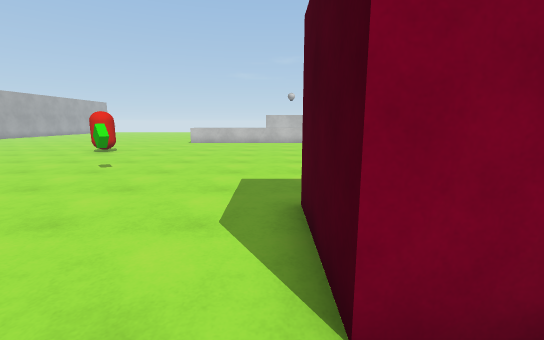
view 1 (above)

23 first-person views from a walk through a Unity game level. The camera is 1.4 m above the floor, tilts 10° down and sees 90° across. The floor is counted in squares, 1 m on a side. Each view is taken from the middle of a square. On the plan, view 1 faces up. The plan holds only what a view shows up to about 13 squares ahead; the rest is blank. The place goes on beyond the plan. The player is left out. Surface patterns are stand-ins for the level's own textures.

view 2
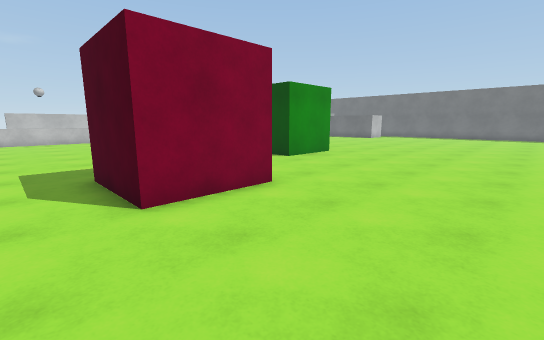

view 3
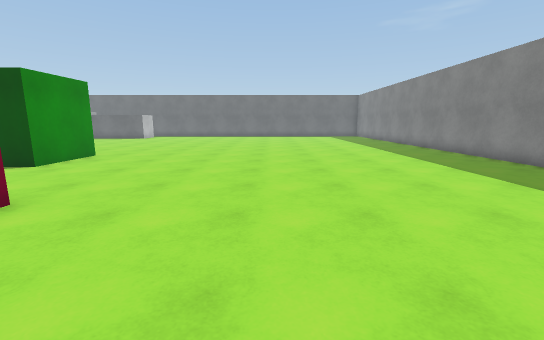

view 4
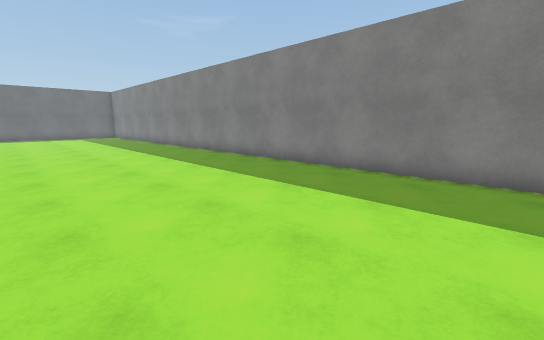

view 5
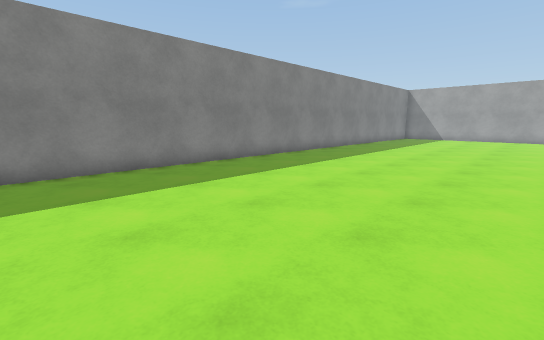

view 6
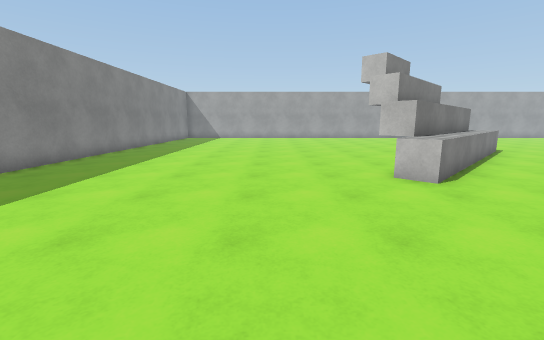

view 7
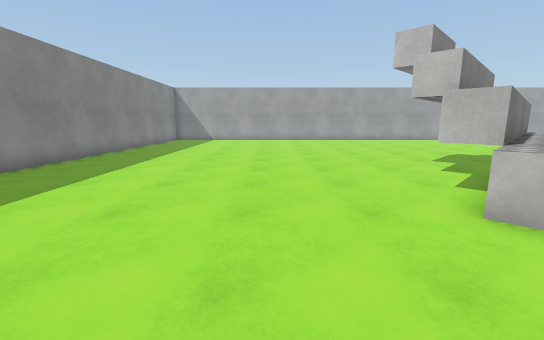

view 8
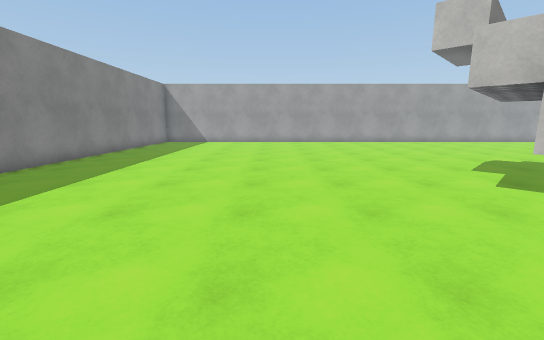

view 9
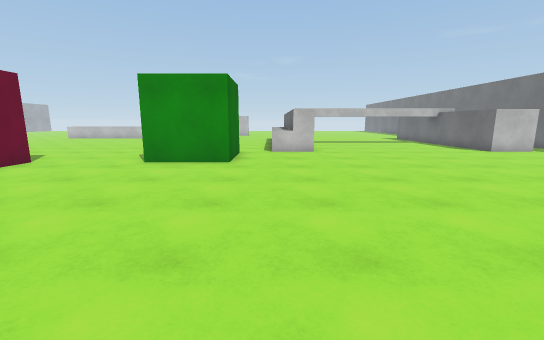

view 10
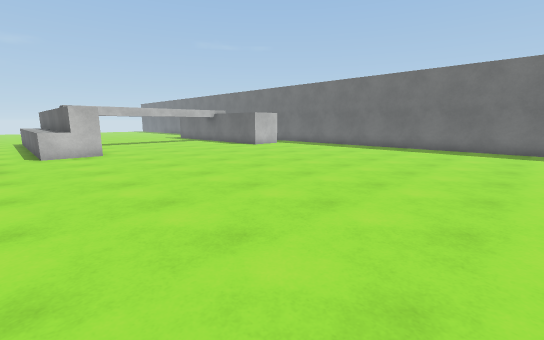

view 11
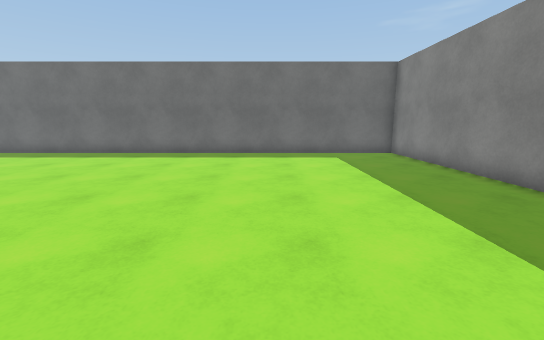

view 12
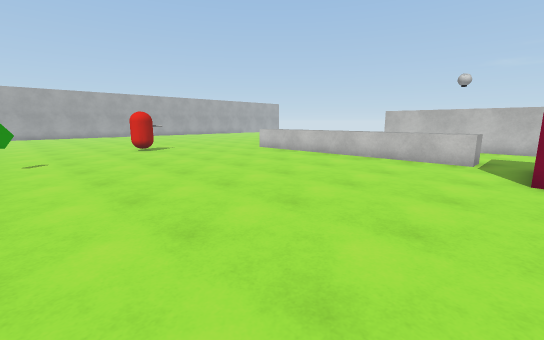

view 13
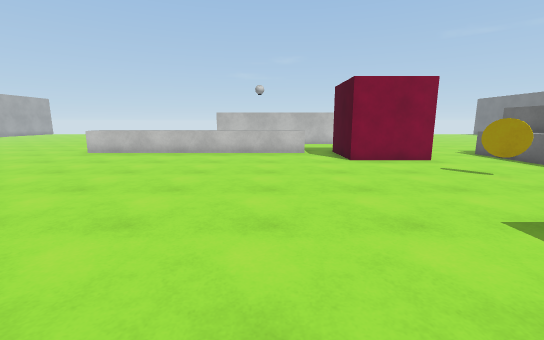

view 14
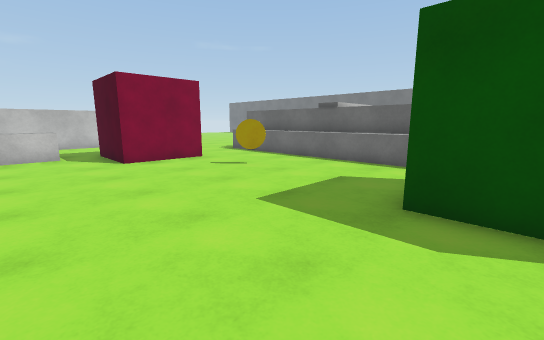

view 15
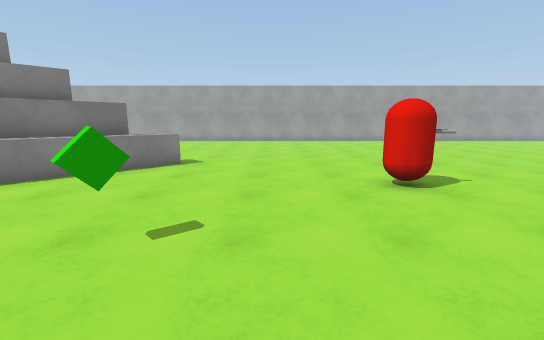

view 16
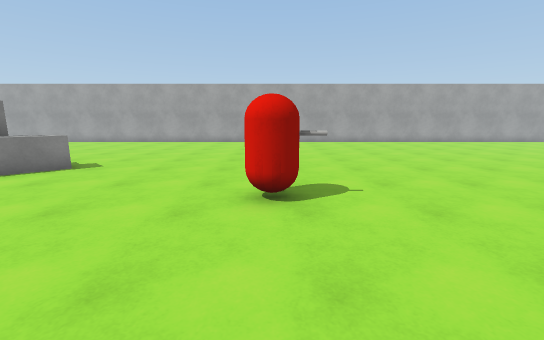

view 17
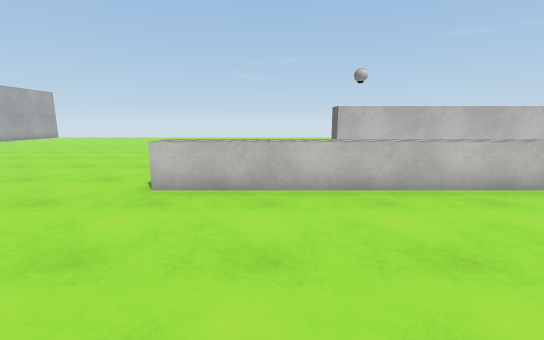

view 18
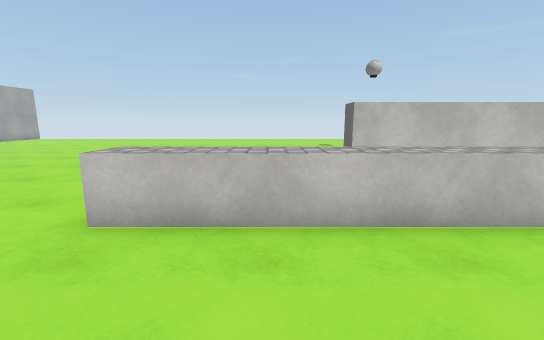

view 19
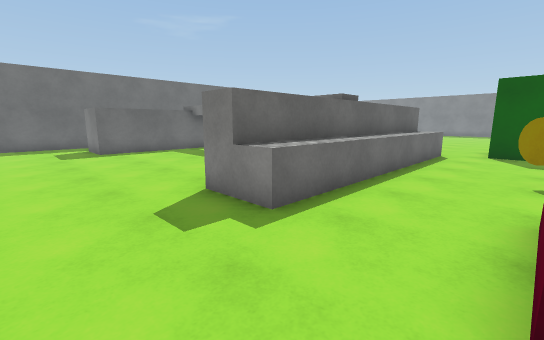

view 20
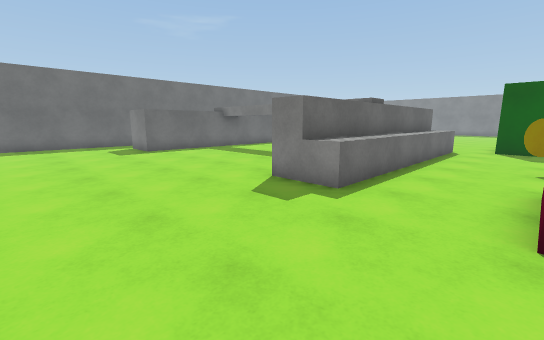

view 21
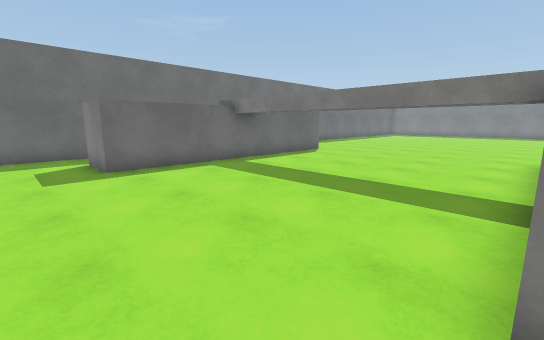

view 22
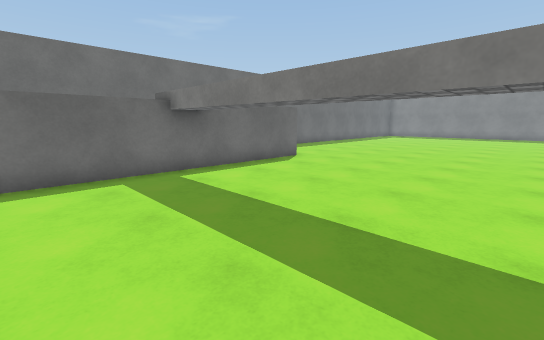

view 23
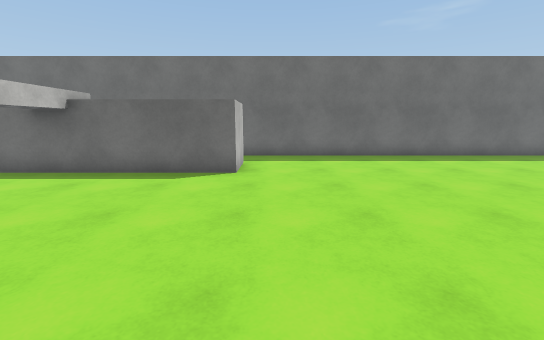

### Floor plan
Points are (right, up) in squares from view 1. A wall is a line through its corners. A room is listed if a view was taken in it or the views show most of it. See-through windows are left out.
Room 1 (views 1, 2, 3, 4, 5, 6, 7, 8, 9, 10, 11, 21, 22, 23)
walls: (10.5, 6.5) (10.5, 4.5) (7.5, 4.5); (3.5, 1.5) (0.5, 1.5); (14.1, 8) (12, 8); (13, 14.5) (13, 18); (24.6, 8) (22.5, 8) (22.5, 18) (24.5, 18); (-5.7, 0) (-6.5, -0.8); (12, 18) (14, 18); (19.4, -11.5) (26.5, -11.5) (26.5, 8.3); (26.5, 17.5) (26.5, 23); (-16.2, -11.5) (12.2, -11.5)
low walls: (12, 14.5) (12, 18); (-4.1, -0.2) (-4.9, -0.9); (8.9, 19.1) (8.9, 16)
ways out: opening at (-14.5, 4.2) to room 2; opening at (-1.5, 1) to room 2; opening at (5.5, 4.2) to room 2; opening at (9.8, 21) to room 2; opening at (11, 14.7) to room 2; opening at (11.5, 7.5) to room 2
Room 2 (views 12, 13, 14, 15, 16, 17, 18, 19, 20)
walls: (3.5, 4.5) (3.5, 3.4); (-11.1, 5.4) (-5.7, 0); (8.9, 16) (5.9, 16) (5.9, 19.1); (0.5, 1.5) (0.5, 4.5); (9.1, 7.5) (10.5, 7.5) (10.5, 6.5); (7.5, 4.5) (7.5, 7.5); (7.5, 23.5) (-0.5, 23.5) (-0.5, 24.5); (13, 8) (13, 14.5)
low walls: (4.5, 19.5) (4.5, 18.5) (-5.5, 18.5); (-11.2, 7) (-4.1, -0.2); (12, 8) (12, 14.5)
ways out: opening at (-14.5, 4.2) to room 1; opening at (-1.5, 1) to room 1; opening at (5.5, 4.2) to room 1; opening at (9.8, 21) to room 1; opening at (11, 14.7) to room 1; opening at (11.5, 7.5) to room 1
objects: other object (-8, 13) to (-8, 14); other object (-5, 8); other object (9, 13)

Where each view was taken, in squares from view 1:
view 1: 0 up, 0 right, facing up
view 2: 3 down, 1 left, facing up-right
view 3: 3 down, 1 left, facing right
view 4: 4 down, 1 left, facing down-right
view 5: 3 down, 2 right, facing down-left
view 6: 4 down, 2 right, facing left
view 7: 4 down, 1 left, facing left
view 8: 4 down, 3 left, facing left
view 9: 5 down, 12 right, facing up
view 10: 5 down, 11 right, facing up-right
view 11: 6 down, 14 right, facing right
view 12: 8 up, 6 right, facing up-left
view 13: 6 up, 3 right, facing up
view 14: 6 up, 3 right, facing up-right
view 15: 10 up, 2 left, facing left
view 16: 13 up, 3 left, facing left
view 17: 13 up, 3 left, facing up
view 18: 15 up, 3 left, facing up
view 19: 21 up, 9 right, facing down-right
view 20: 23 up, 9 right, facing down-right
view 21: 20 up, 14 right, facing down-right
view 22: 17 up, 15 right, facing down-right
view 23: 7 up, 15 right, facing right
